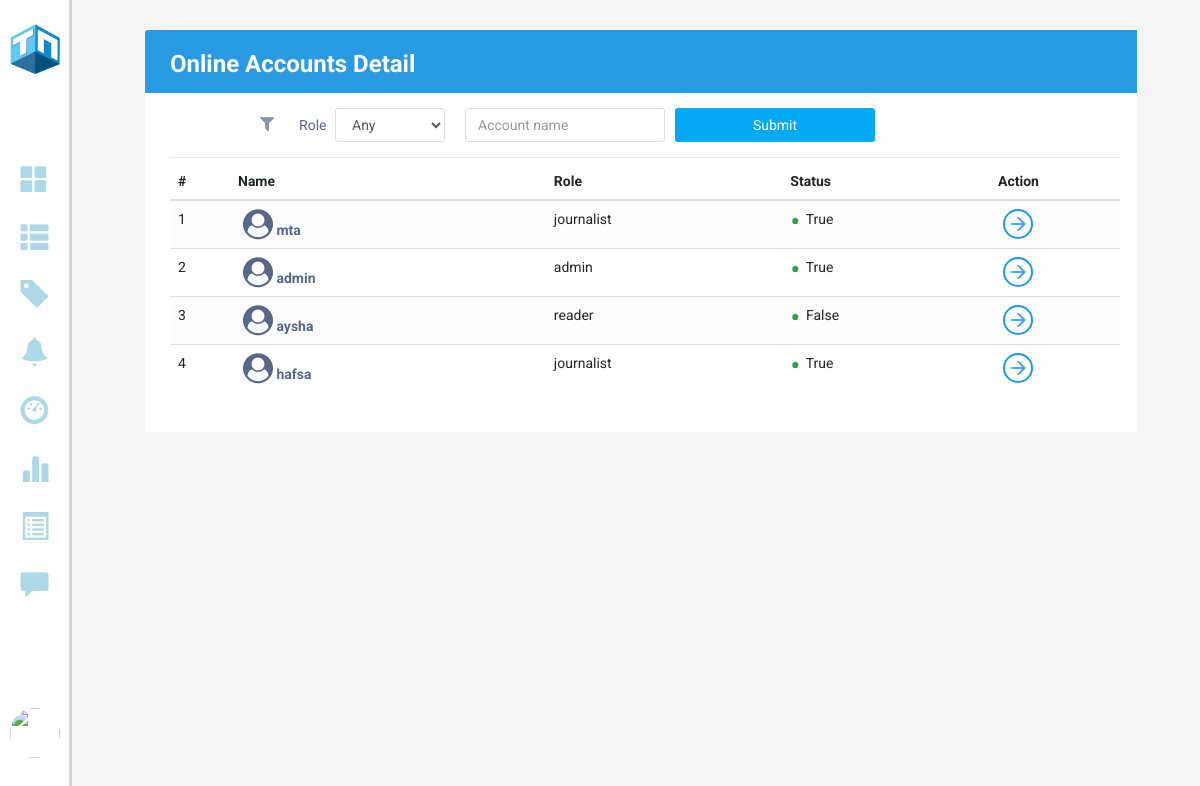
Page /onlinestatus (signed in) on the earlier database version.
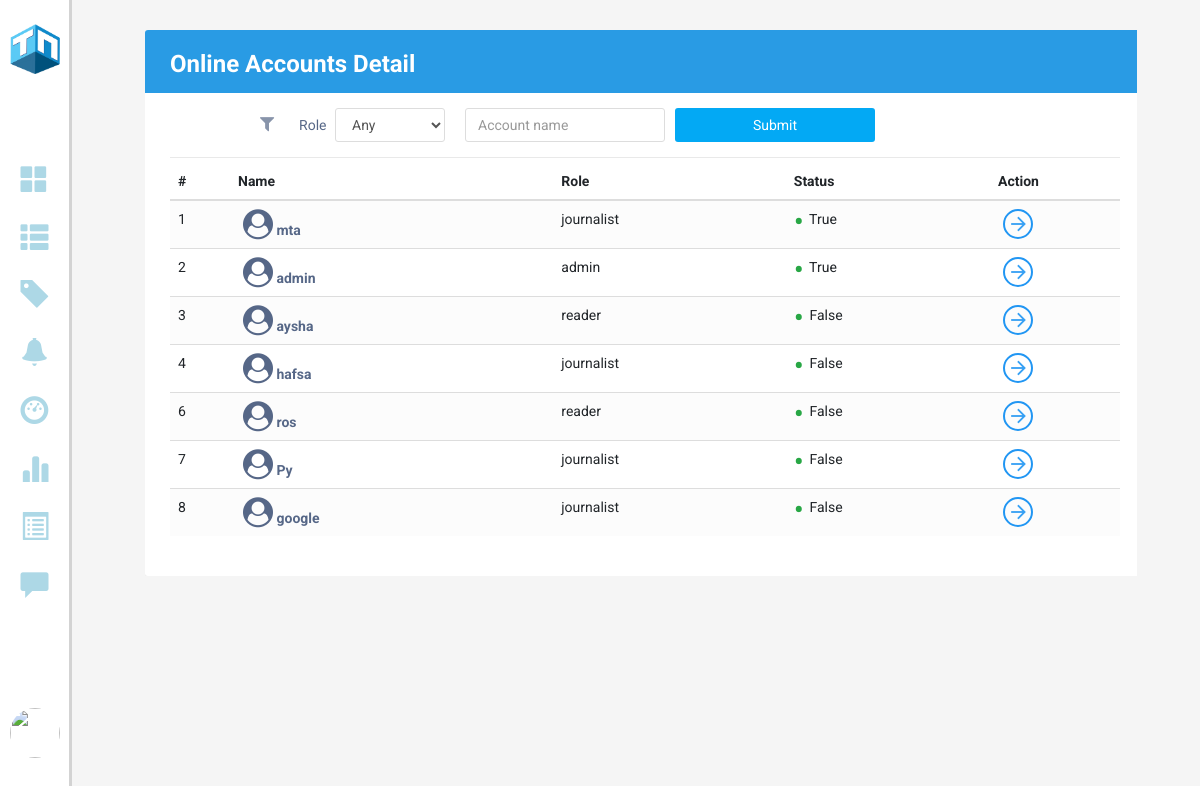
Same page on the later database version.
### models.py (models this page shows)
class Users(db.Model, UserMixin):
    id = db.Column(db.Integer,  primary_key = True, nullable = False)
    email = Column(String, nullable=False, unique = True)
    username = Column(String, nullable=False)
    role = Column(String, nullable=False)
    password = Column(String, nullable=False)
    profile_pic = Column(BLOB, nullable=False)
    mimetype = Column(String, nullable=False)
    status = Column(Boolean, nullable=False)
    created_at = Column(DateTime, server_default = func.now(), nullable=False)
    updated_at = Column(DateTime, server_default = func.now(), server_onupdate = func.now(), nullable=False)
    poster = db.relationship('Posts', backref=backref('poster'), cascade = 'all, delete')
    reporter = db.relationship('Reports', backref=backref('reporter'), cascade = 'all, delete')
    bookmarker = db.relationship('Bookmarks', backref=backref('bookmarker'), cascade = 'all, delete')
    notifier = db.relationship('Notifications', backref=backref('notifier'), cascade = 'all, delete')

### app.py (the view, shortened to what this page needs)
@app.route('/onlinestatus', methods = ['GET', 'POST'])
@login_required
def get_online_users():
    status_form = OnlineStatusForm()
    users = Users.query.order_by().all()
    return render_template("OnlineStatus.html", users = users, status_form = status_form)

### webforms.py
class OnlineStatusForm(FlaskForm):
    role =  SelectField("--Role--", choices=[('any','Any'),('reader','Reader'),('journalist','Journalist')])
    search = StringField("Account name")
    submit = SubmitField()

### app.py (called while the page is built)
@login_manager.user_loader
def load_user(user_id):
    return Users.query.get(int(user_id))

### templates/OnlineStatus.html (shortened to what this page needs)
<!DOCTYPE html>
<html lang="en">
<head>
    <link rel="stylesheet" type="text/css" href="/static/style.css">
    <link rel="stylesheet" href="https://stackpath.bootstrapcdn.com/bootstrap/4.5.0/css/bootstrap.min.css">
    <link rel="stylesheet" href="https://maxcdn.bootstrapcdn.com/font-awesome/4.7.0/css/font-awesome.min.css">
    <link rel="stylesheet" href="https://maxcdn.bootstrapcdn.com/bootstrap/3.3.6/css/bootstrap.min.css">
    <link rel="stylesheet" href="https://cdnjs.cloudflare.com/ajax/libs/font-awesome/4.7.0/css/font-awesome.min.css">
    <link rel="stylesheet" href="https://maxcdn.bootstrapcdn.com/bootstrap/3.3.7/css/bootstrap.min.css"
>
</head>
<body>
    <section class="GContent" style="background-color: #f2f3f4">
        {% include 'left_admin_menu.html' %}
        <div class="G1" style="width: 94%;">
            <div class="Gformat" style="width: 100%;">
                <form action="/onlinestatus", method="post">
                    <div class="container-xl">
                        <div class="table-responsive">
                            <div class="table-wrapper">
                                <div class="table-title">
                                    <div class="row">
                                        <div class="col-sm-4">
                                            <h2 style="color: white;">Online Accounts <b>Detail</b></h2>
                                        </div>
                                    </div>
                                </div>
                                <div class="table-filter">
                                    <div class="row">
                                        <div class="col-sm-9">
                                            {{ status_form.submit(class = ('btn btn-primary'))}}
                                            <div class="filter-group">
                                                {{ status_form.search(class="form-control",
                                                placeholder=status_form.search.label.text)}}
                                            </div>
                                            <div class="filter-group">
                                                <label>Role</label>
                                                {{ status_form.role(class = "form-control")}}
                                            </div>
                                            <span class="filter-icon"><i class="fa fa-filter"></i></span>
                                        </div>
                                    </div>
                                </div>
                                <table class="table table-striped table-hover">
                                    <thead>
                                        <tr>
                                            <th>#</th>
                                            <th>Name</th>
                                            <th>Role</th>
                                            <th>Status</th>
                                            <th>Action</th>
                                        </tr>
                                    </thead>
                                    <tbody>
                                        {% for user in users %}
                                        <tr>
                                            <td>{{user.id}}</td>
                                            <td><a href="#"><i class="fa fa-user-circle" aria-hidden="true"
                                                        style="font-size: 30px;"></i> {{user.username}}</a></td>
                                            <td>{{user.role}}</td>
                                            <td><span class="status text-success">&bull;</span> {{user.status}}</td>
                                            <td><a href="{{ url_for('edit_profile', user_id = user.id) }}" class="view" title="View Details" data-toggle="tooltip"><i
                                                        class="material-icons">&#xE5C8;</i></a></td>
                                        </tr>
                                        {% endfor %}
                                    </tbody>
                                </table>
                            </div>
                        </div>
                    </div>
                </form>
            </div>
        </div>
    </section>
</body>
</html>

### templates/left_admin_menu.html (shortened to what this page needs)
<div class="iconbar" style="background-color: white;">
        <a href="/"><img class="logo" src="/static/Images/navbarLogo.png" style="cursor: pointer;"
                        tooltip-glyph="glyph-tooltip-demo" data-original-title="Home"></a>
        <a href="/Admindashboard"><span class="glyphicon glyphicon glyphicon-th-large icon-size"
                        tooltip-glyph="glyph-tooltip-demo" data-original-title="Dashboard"></span></a><br>
        <a href="/AdminarticleDetails"><span class="glyphicon glyphicon-th-list icon-size"
                        tooltip-glyph="glyph-tooltip-demo" data-original-title="Articles"></span></a><br>
        <a href="/addcategory"><span class="glyphicon glyphicon glyphicon-tag icon-size"
                        tooltip-glyph="glyph-tooltip-demo" data-original-title="Articles"></span></a><br>
        <a href="/Adminnotification"><span class="glyphicon glyphicon-bell icon-size" tooltip-glyph="glyph-tooltip-demo"
                        data-original-title="Notifications"></span></a><br>
        <a href="/onlinestatus"><span class="glyphicon glyphicon glyphicon-dashboard icon-size"
                        tooltip-glyph="glyph-tooltip-demo" data-original-title="Online_Status"></span></a><br>
        <a href="/Accountdetails"><span class="glyphicon glyphicon glyphicon-stats icon-size"
                        tooltip-glyph="glyph-tooltip-demo" data-original-title="Registeration_Record"></span></a><br>
        <a href="/reportednews"><span class="glyphicon glyphicon-list-alt icon-size" tooltip-glyph="glyph-tooltip-demo"
                        data-original-title="Reported_News"></span></a><br>
        <a href="/reportedComments"><span class="glyphicon glyphicon glyphicon-comment icon-size"
                        tooltip-glyph="glyph-tooltip-demo" data-original-title="Reported_Comments"></span></a><br>
        <div class="nav-item dropdown">
                <a href="#" data-toggle="dropdown" class="user-action"><img class="profile-pic"
                                src="/{{current_user.id}}"></a>
        </div>
</div>

### static/style.css (style rules this page uses)
body { margin: 0; padding: 0; font-family: Arial, Helvetica, sans-serif; }
.form-control { width: 100%; margin-left: -5%; }
.GContent .iconbar { float: left; position: fixed; width: 6%; text-align: center; padding: 20px 5px; border-right-style: solid; border-color: lightgray; }
.iconbar .logo { width: 50px; height: 50px; text-align: center; margin-top: 4px; margin-bottom: 90px; }
.iconbar a { text-align: center; margin-bottom: 10px; }
.icon-size { font-size: 2em; text-align: center; margin-bottom: 30px; color: lightblue; }
.iconbar .profile-pic { width: 50px; height: 50px; border-radius: 50px; text-align: center; margin-top: 80px; margin-bottom: 21px; }
.GContent .G1 { float: left; margin-left: 6%; padding: 0 4%; width: 64%; }
.Gformat { float: left; width: 75%; padding-left: 10px; }
.Gformat h2 { margin-top: 19px; font-size: 20px; font-weight: bold; color: black; margin-right: 6px; }
.table-responsive { margin: 30px 0; }
.table-wrapper { min-width: 1000px; background: #fff; padding: 20px; box-shadow: 0 1px 1px rgba(0, 0, 0, .05); }
.table-title { padding-bottom: 10px; margin: 0 0 10px; min-width: 100%; }
.table-title h2 { margin: 8px 0 0; font-size: 22px; }
table.table tr th, table.table tr td { border-color: #e9e9e9; }
table.table-striped tbody tr:nth-of-type(odd) { background-color: #fcfcfc; }
table.table td:last-child { width: 130px; }
table.table td a { color: #a0a5b1; display: inline-block; margin: 0 5px; }
table.table td a.view { color: #03A9F4; }
table.table td i { font-size: 19px; }
.table-wrapper { min-width: 1000px; background: #fff; padding: 20px 25px; border-radius: 3px; box-shadow: 0 1px 1px rgba(0, 0, 0, .05); }
.table-title { padding-bottom: 15px; background: #299be4; color: #fff; padding: 16px 30px; margin: -20px -25px 10px; border-radius: 3px 3px 0 0; }
.table-title h2 { margin: 5px 0 0; font-size: 24px; }
table.table tr th, table.table tr td { border-color: #e9e9e9; padding: 12px 15px; vertical-align: middle; }
table.table tr th:first-child { width: 60px; }
table.table tr th:last-child { width: 100px; }
table.table td:last-child i { opacity: 0.9; font-size: 22px; margin: 0 5px; }
table.table td a { font-weight: bold; color: #566787; display: inline-block; text-decoration: none; }
.text-success { color: #10c469; }
.table-wrapper .btn { float: right; color: #333; background-color: #fff; border-radius: 3px; border: none; outline: none !important; margin-left: 10px; }
.table-wrapper .btn.btn-primary { color: #fff; background: #03A9F4; }
.table-title { color: #fff; padding: 16px 25px; margin: -20px -25px 10px; border-radius: 3px 3px 0 0; }
.table-filter .filter-group { float: right; margin-left: 15px; }
.table-filter input, .table-filter select { height: 34px; border-radius: 3px; border-color: #ddd; box-shadow: none; }
.table-filter { padding: 5px 0 15px; border-bottom: 1px solid #e9e9e9; margin-bottom: 5px; }
.table-filter .btn { height: 34px; }
.table-filter label { font-weight: normal; margin-left: 10px; }
.table-filter select, .table-filter input { display: inline-block; margin-left: 5px; }
.table-filter input { width: 200px; display: inline-block; }
.filter-group select.form-control { width: 110px; }
.filter-icon { float: right; margin-top: 7px; }
.filter-icon i { font-size: 18px; opacity: 0.7; }
table.table tr th:last-child { width: 80px; }
table.table td a.view { width: 30px; height: 30px; color: #2196F3; border: 2px solid; border-radius: 30px; text-align: center; }
table.table td a.view i { font-size: 22px; margin: 2px 0 0 1px; }
.status { font-size: 30px; margin: 2px 2px 0 0; display: inline-block; vertical-align: middle; line-height: 10px; }

### templates/OnlineStatus.html (style rules this page uses)
body { color: #566787; background: #f5f5f5; font-family: 'Roboto', sans-serif; }

Differences in the rows shown:
changed Users "hafsa": status "True" → "False"
added Users: id "6", username "ros", role "reader", status "False"
added Users: id "7", username "Py", role "journalist", status "False"
added Users: id "8", username "google", role "journalist", status "False"
